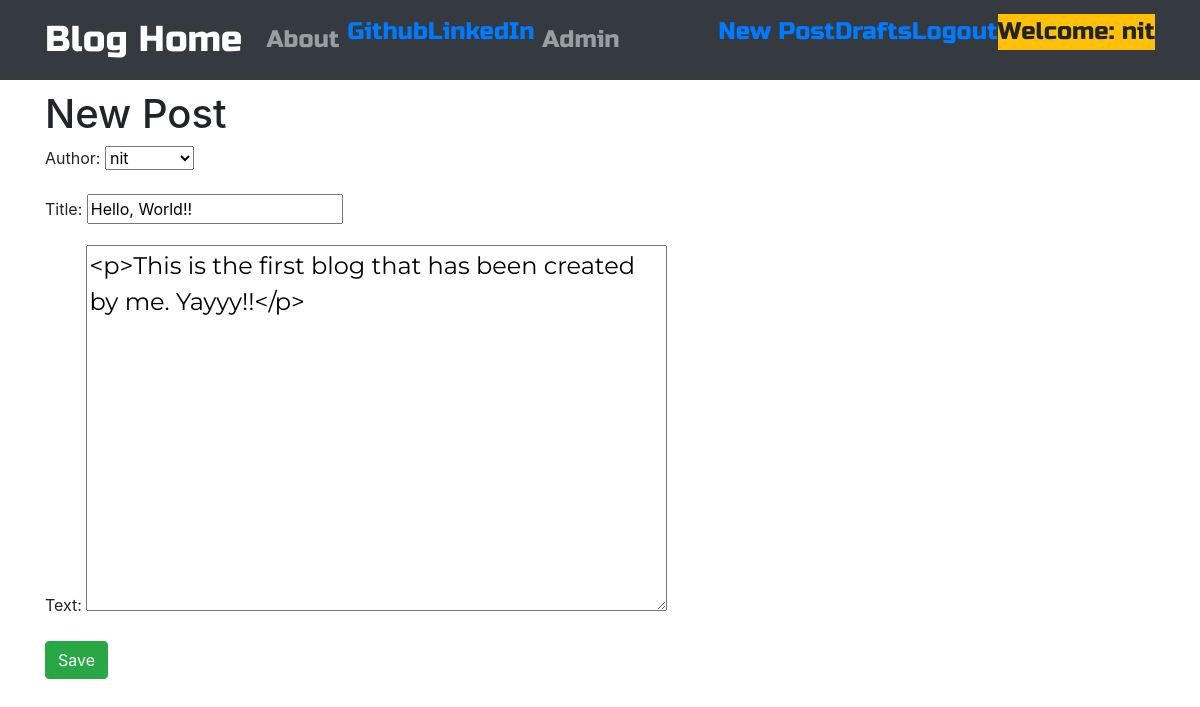
Screenshot of /post/1/edit/ (signed in) with the database file from the repository.
### blog/models.py (models this page shows, shortened)
class Post(models.Model):
    author = models.ForeignKey('auth.User',on_delete=models.CASCADE)
    title = models.CharField(max_length=200)
    text = models.TextField()
    created_date = models.DateTimeField(default=timezone.now)
    published_date = models.DateTimeField(blank=True,null=True)

### blog/views.py (the view)
# urls.py: path('post/<int:pk>/edit/',views.PostUpdateView.as_view(),name='post_edit'),
class PostUpdateView(LoginRequiredMixin,UpdateView):
    login_url = '/login/'
    redirect_field_name = 'blog/post_detail.html'
    form_class = PostForm
    model = Post

### blog/forms.py
class PostForm(forms.ModelForm):
    class Meta():
        model = Post
        fields = ('author','title','text')
        widgets = {
            'title': forms.TextInput(attrs={'class':'textinputclass'}),
            'text': forms.Textarea(attrs={'class':'editable medium-editor-textarea postcontent'}),
        }

### blog/templates/blog/post_form.html (shortened to what this page needs)
{% extends 'blog/base.html' %}
{% block content %}
<h1>New Post</h1>
<form class="post-form" method="POST">
  {{ form.as_p }}
  <button type="submit" class="save btn btn-success">Save</button>
</form>
{% endblock %}

### blog/templates/blog/base.html (shortened to what this page needs)
<!DOCTYPE html>
{% load static %}
<html lang="en" dir="ltr">
  <head>
    <link rel="stylesheet" href="https://cdn.jsdelivr.net/npm/bootstrap@4.6.0/dist/css/bootstrap.min.css">
    <link rel="stylesheet" href="https://use.fontawesome.com/releases/v5.7.0/css/all.css">
    <link rel="stylesheet" href="//cdn.jsdelivr.net/npm/medium-editor@latest/dist/css/medium-editor.min.css"
    type="text/css" media="screen" charset="utf-8">
    <link rel="stylesheet" href={% static 'css/blog.css' %}/>
  </head>
  <body>
    <nav class="loader navbar navbar-expand-lg navbar-dark bg-dark techfont">
      <div class="container">
        <a class="navbar-brand bigbrand" href="{% url 'post_list' %}">Blog Home</a>
        <div class="collapse navbar-collapse" id="bs-example-navbar-collapse-1">
          <div class="navbar-nav">
            <a class="nav-item nav-link" href="{% url 'about' %}">About</a>
            <a href="https://www.github.com">Github</a>
            <a href="https://www.Linkedin.com">LinkedIn</a>
            <a class="nav-item nav-link" href="{% url 'admin:index' %}">Admin</a>
          </div>
        </div>
        <ul class="nav navbar-nav navbar-right">
          {% if user.is_authenticated %}
          <li>
            <a href="{% url 'post_new' %}">New Post</a>
          </li>
          <li>
            <a href="{% url 'post_draft_list' %}">Drafts</a>
          </li>
          <li>
            <a href="{% url 'logout' %}">Logout</a>
          </li>
          <li>
            <a><p class="bg-warning">Welcome: {{ user.username }}</p></a>
          </li>
          {% else %}
            <li>
              <a class='nav navbar-right' href="{% url 'login' %}">
                <span class='fas fa-user-alt fa-2x'></span>
              </a>
            </li>
          {% endif %}
        </ul>
      </div>
    </nav>
    <div class="content container">
      <div class="row">
        <div class="col-md-8">
          <div class="blog_posts">
            {% block content %}{% endblock %}
          </div>
        </div>
      </div>
    </div>
  </body>
</html>

### blog/static/css/blog.css (style rules this page uses)
.techfont { font-family: 'Russo One', sans-serif; font-size: 1.5em; margin-bottom: 10px; }
.postcontent { font-family: 'Montserrat'; font-size: 1.5em; }
.bigbrand { font-size: 1.5em; }
.loader { filter:hue-rotate(0deg); color: linear-gradient(45deg,#0f8,#08f); animation:hue 5000ms infinite linear; }

### rows the page displays
Post: author "nit", title "Hello, World!!", text "<p>This is the first blog that has been created by me. Yayyy!!</p>"

### other values shown
{{ user.username }} "nit"
